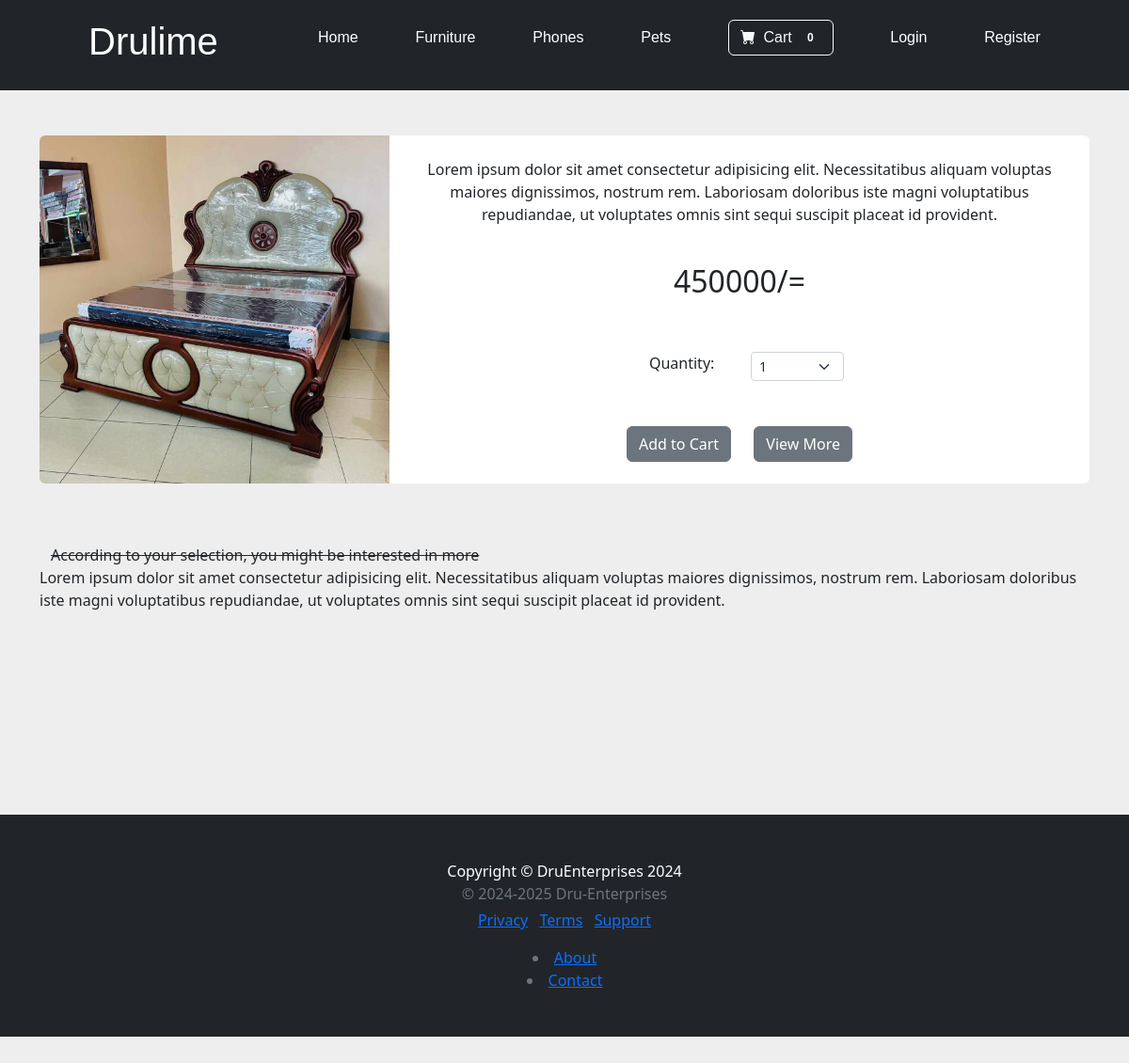
The app's page /product/2 with its own data.
### druu/models.py (models this page shows, shortened)
class Product(models.Model):
    name = models.CharField(max_length=100)
    price = models.IntegerField(default=0)
    category = models.ForeignKey(Category, on_delete=models.CASCADE, default=1)
    description = models.CharField(max_length=250, default='', null=True, blank=True)
    image = models.ImageField(upload_to="uploads/products/", default="")
    is_sale = models.BooleanField(default=False)
    sale_price = models.DecimalField(default=0, decimal_places=2, max_digits=10)

### druu/views.py (the view)
# urls.py: path('product/<int:pk>', views.product, name="product"),
def product(request,pk):
    product = Product.objects.get(id=pk)
    return render(request, 'products/product.html', {'product':product})

### cart/cart.py (called while the page is built)
    def __len__(self):
        return len(self.cart)

### cart/context_processors.py (called while the page is built)
def cart(request):
    return {'cart':Cart(request)}

### druu/templates/products/product.html (shortened to what this page needs)
{% extends 'base.html' %}
{% block content %}
    <br><br>
    <div class="container">
        <div class="card mb-3" style="max-width: 1200px;">
            <div class="row g-0">
                <div class="col-md-4">
                    <img src="{{ product.image.url }}" class="img-fluid rounded-start" alt="">
                </div>
                <div class="col-md-8">
                    <div class="card-body">
                        <center>
                        <p class="card-text" >Lorem ipsum dolor sit amet consectetur adipisicing elit. Necessitatibus aliquam voluptas maiores dignissimos, nostrum rem. Laboriosam doloribus iste magni voluptatibus repudiandae, ut voluptates omnis sint sequi suscipit placeat id provident.</p> <br>
                        <h2 class="card-text" >{{ product.price }}/=</h2>
                            <br><br>
                        <div class="row justify-content-center">
                            <div class="col-md-2">Quantity:</div>
                            <div class="col-md-2">
                            <select class="form-select form-select-sm" id="qty-cart">
                                <option value="1">1</option>
                            </select>
                            </div>
                        </div>
                            <br><br>
                        <button class="btn btn-secondary butn" value="{{ product.id }}" id="add-cart" onclick="search()">Add to Cart</button>
                        <a class="btn btn-secondary" href="{% url 'home' %}" style="margin-left: 20px;">View More</a>
                    </center>
                    </div>
                </div>
            </div>
        </div>
        <br><br>
       <div class="container">
            <strike>According to your selection, you might be interested in more</strike>
       </div>
    </div>
   <div class="container">
    Lorem ipsum dolor sit amet consectetur adipisicing elit. Necessitatibus aliquam voluptas maiores dignissimos, nostrum rem. Laboriosam doloribus iste magni voluptatibus repudiandae, ut voluptates omnis sint sequi suscipit placeat id provident.
   </div>
    <br><br><br><br><br><br><br>
{% endblock %}

### druu/templates/products/product.html (style rules this page uses)
body { background-color: #eee; }
.card { border: none !important; }

### records on screen
Product: image (picture), price "450000"

### other values on screen
{{ cart|length }} "0"
